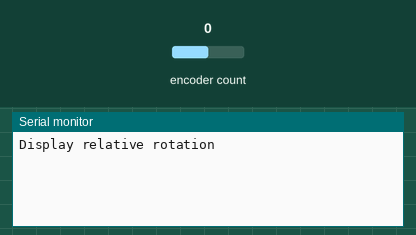
The sketch below on a simulated Arduino Uno, built with avr-gcc and run on an emulated ATmega328P. Parts: the last lines printed to the serial monitor. Inputs (shaded band) come from the test bench; at power-on: encoder count 0.

Above: at 1.2 s.
1.3 s: encoder count set to 1
At 2.0 s:
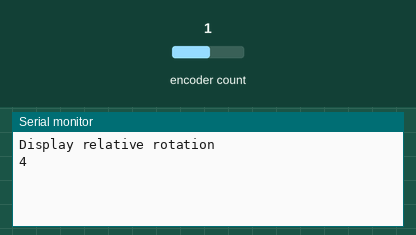
2.8 s: encoder count set to 0
At 3.2 s:
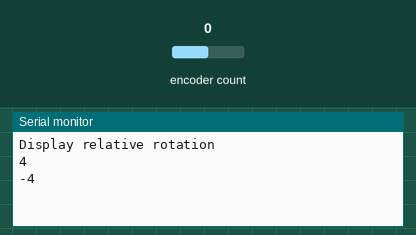

Measured:
- after the input at 1.3 s, the serial monitor: prints a new line at once (image 1)
- after the input at 2.8 s, the serial monitor: prints a new line at once (image 2)

The sketch:

JustReadEncoder.ino
```cpp
//#include <Stepper.h>
#include <Encoder.h>
Encoder myEnc(2, 3);
// initialize the stepper library on pins 8 through 11:
//Stepper myStepper(7200,8,9,10,11);

void setup() {
  // set the rpm:
//  myStepper.setSpeed(5);
  // initialize the serial port:
  Serial.begin(9600);
  Serial.println("Display relative rotation");
}

int oldPosition  = 0;
int diff = 0;

void loop() {

  int newPosition = myEnc.read();
  diff = newPosition - oldPosition;
  if(abs(diff) > 0){
    Serial.println(diff);
    oldPosition = newPosition;
  }


//      delay(500);

}
```
